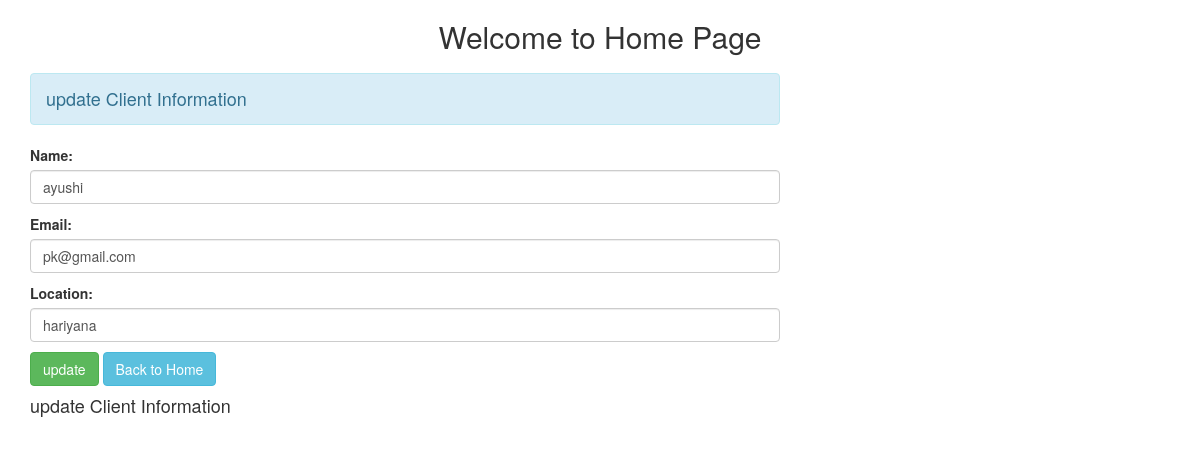
The app's page /5/ with its own data.
### testapp/models.py (models this page shows)
class Client(models.Model):
    Name = models.CharField(max_length=70)
    Email = models.EmailField(max_length=100)
    Location = models.CharField(max_length=100)

### testapp/views.py (the view, shortened to what this page needs)
# urls.py: path('<int:id>/', views.update_data.as_view(), name="updatedata"),
class update_data(View):
    def get(self, request,id):
         pi = Client.objects.get(pk=id)
         fm = ClientRegistration(instance=pi)
         return render(request,'testapp/update.html', {'form':fm})

### testapp/forms.py
class ClientRegistration(forms.ModelForm):
    class Meta:
        model=Client
        fields = ['Name','Email','Location']
        widgets={
        'Name': forms.TextInput(attrs={'class':'form-control'}),
        'Email': forms.EmailInput(attrs={'class':'form-control'}),
        'Location': forms.TextInput(attrs={'class':'form-control'}),
        }

### templates/testapp/update.html (shortened to what this page needs)
{% extends 'testapp/base.html' %}
{% block content %}
<div class="row">
  <div class="col-sm-8 offset-2">
    <h4 class="alert alert-info">update Client Information</h4>
    <form class="" action="" method="post">
      {{form.as_p}}
      <input type="submit" class="btn btn-success" name="" value="update">
      <a href="{% url 'addshow' %}"class="btn btn-info">Back to Home</a>
    </form>
  </div>
</div>
<h4>update Client Information{{id}}</h4>
{% endblock content %}

### records on screen
Client: Name "ayushi", Email "pk@gmail.com", Location "hariyana"
